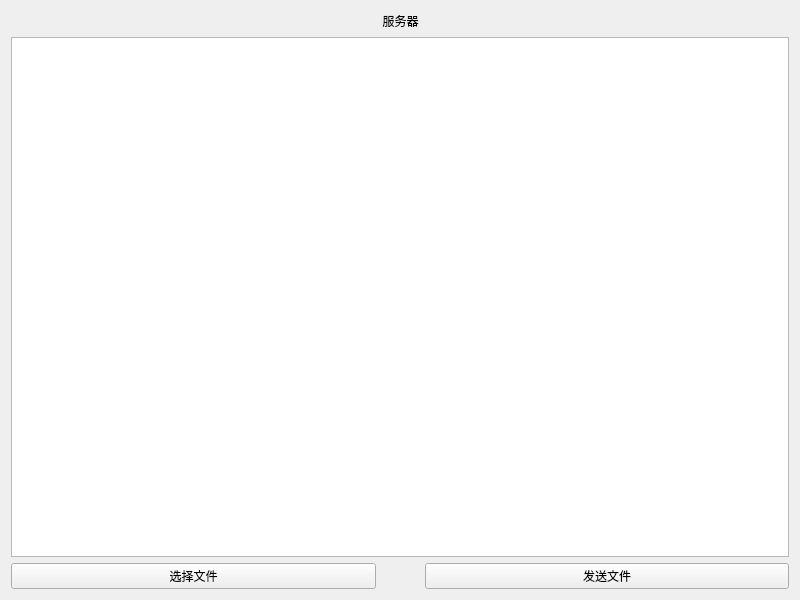
<?xml version="1.0" encoding="UTF-8"?>
<ui version="4.0">
 <class>serverWidget</class>
 <widget class="QWidget" name="serverWidget">
  <property name="geometry">
   <rect>
    <x>0</x>
    <y>0</y>
    <width>800</width>
    <height>600</height>
   </rect>
  </property>
  <property name="windowTitle">
   <string>serverWidget</string>
  </property>
  <layout class="QGridLayout" name="gridLayout">
   <item row="0" column="1">
    <widget class="QLabel" name="label">
     <property name="text">
      <string>服务器</string>
     </property>
     <property name="alignment">
      <set>Qt::AlignCenter</set>
     </property>
    </widget>
   </item>
   <item row="0" column="0">
    <spacer name="horizontalSpacer">
     <property name="orientation">
      <enum>Qt::Horizontal</enum>
     </property>
     <property name="sizeHint" stdset="0">
      <size>
       <width>364</width>
       <height>20</height>
      </size>
     </property>
    </spacer>
   </item>
   <item row="0" column="2">
    <spacer name="horizontalSpacer_2">
     <property name="orientation">
      <enum>Qt::Horizontal</enum>
     </property>
     <property name="sizeHint" stdset="0">
      <size>
       <width>364</width>
       <height>20</height>
      </size>
     </property>
    </spacer>
   </item>
   <item row="1" column="0" colspan="3">
    <widget class="QTextEdit" name="textEdit"/>
   </item>
   <item row="2" column="0">
    <widget class="QPushButton" name="pushButton_choose">
     <property name="text">
      <string>选择文件</string>
     </property>
    </widget>
   </item>
   <item row="2" column="2">
    <widget class="QPushButton" name="pushButton_send">
     <property name="text">
      <string>发送文件</string>
     </property>
    </widget>
   </item>
  </layout>
 </widget>
 <resources/>
 <connections/>
</ui>
